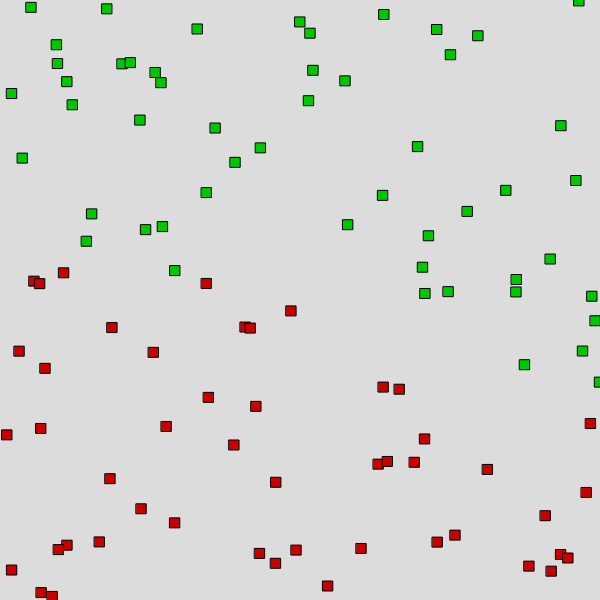
Frame 1 (no input)
Frame 2 (the mouse pressed at the canvas centre, redrawn once): identical to frame 1, image omitted

The p5.js sketch that drew this single still picture (run headless with seeded random() and noise() and a simulated clock; the mouse was pressed at the canvas centre and the sketch redrawn once):

// p5.js sketch
// ── sketch.js
let data;

function setup() {
  createCanvas(600, 600);
  rectMode(CENTER);
  textSize(30);
  noLoop();
  data = cleanData();
  
}

function draw() {
  background(220);
  data.forEach(([x,y,c]) => {
    fill(0,200,0);
    if (c > 0) fill(200,0,0);
    rect(x,y,10);
  });
}

function cleanData() {
  return locations.map(loc => {
    return [
      map(loc.lat, -90, 90, 0, width),
      map(loc.long, -180, 180, 0, height),
      loc.cases
    ]
  });
}


// ── data.js
let locations = [{
  "cases": 10,
  "lat": 41.207,
  "long": 145.267
}, {
  "cases": 0,
  "lat": -43.398,
  "long": -136.497
}, {
  "cases": 11,
  "lat": -69.863,
  "long": 147.117
}, {
  "cases": 10,
  "lat": 78.239,
  "long": 152.717
}, {
  "cases": 0,
  "lat": 61.799,
  "long": -65.776
}, {
  "cases": 18,
  "lat": 75.405,
  "long": 162.707
}, {
  "cases": 0,
  "lat": 3.044,
  "long": -160.078
}, {
  "cases": 15,
  "lat": -37.557,
  "long": 133.72
}, {
  "cases": 0,
  "lat": 2.599,
  "long": -119.571
}, {
  "cases": 0,
  "lat": -30.783,
  "long": -162.614
}, {
  "cases": 19,
  "lat": -79.763,
  "long": -11.315
}, {
  "cases": 15,
  "lat": -74.301,
  "long": 177.862
}, {
  "cases": 4,
  "lat": -40.114,
  "long": 75.877
}, {
  "cases": 14,
  "lat": -76.452,
  "long": 41
}, {
  "cases": 0,
  "lat": -0.009,
  "long": -166.838
}, {
  "cases": 0,
  "lat": -53.331,
  "long": -141.699
}, {
  "cases": 7,
  "lat": -13.188,
  "long": 63.814
}, {
  "cases": 14,
  "lat": -2.671,
  "long": 6.545
}, {
  "cases": 0,
  "lat": -72.705,
  "long": -141.891
}, {
  "cases": 0,
  "lat": 13.556,
  "long": -131.489
}, {
  "cases": 13,
  "lat": -19.786,
  "long": 86.999
}, {
  "cases": 14,
  "lat": -7.31,
  "long": 157.976
}, {
  "cases": 8,
  "lat": -77.606,
  "long": 175.551
}, {
  "cases": 0,
  "lat": 64.923,
  "long": -12.298
}, {
  "cases": 0,
  "lat": -69.898,
  "long": -130.991
}, {
  "cases": 0,
  "lat": 44.48,
  "long": -5.008
}, {
  "cases": 16,
  "lat": -70.87,
  "long": -16.306
}, {
  "cases": 9,
  "lat": -84.23,
  "long": 30.698
}, {
  "cases": 10,
  "lat": 87.182,
  "long": 74.136
}, {
  "cases": 13,
  "lat": 23.508,
  "long": 98.487
}, {
  "cases": 0,
  "lat": -41.654,
  "long": -130.379
}, {
  "cases": 0,
  "lat": 78.324,
  "long": -104.58
}, {
  "cases": 0,
  "lat": 37.526,
  "long": -3.913
}, {
  "cases": 15,
  "lat": -78.06,
  "long": -9.823
}, {
  "cases": 0,
  "lat": -19.438,
  "long": -82.589
}, {
  "cases": 0,
  "lat": -62.448,
  "long": -51.67
}, {
  "cases": 0,
  "lat": 84.807,
  "long": 30.618
}, {
  "cases": 0,
  "lat": 82.82,
  "long": -71.7
}, {
  "cases": 0,
  "lat": 45.194,
  "long": -147.141
}, {
  "cases": 19,
  "lat": -12.11,
  "long": 152.036
}, {
  "cases": 0,
  "lat": 67.394,
  "long": 38.835
}, {
  "cases": 0,
  "lat": 87.596,
  "long": -2.251
}, {
  "cases": 0,
  "lat": 75.11,
  "long": -24.589
}, {
  "cases": 13,
  "lat": -77.724,
  "long": 77.076
}, {
  "cases": 11,
  "lat": -87.907,
  "long": 80.916
}, {
  "cases": 6,
  "lat": -56.377,
  "long": 16.547
}, {
  "cases": 8,
  "lat": 37.421,
  "long": 83.378
}, {
  "cases": 10,
  "lat": -1.142,
  "long": 150.054
}, {
  "cases": 0,
  "lat": 83.705,
  "long": -179.457
}, {
  "cases": 8,
  "lat": -47.634,
  "long": 125.271
}, {
  "cases": 0,
  "lat": 50.211,
  "long": -53.141
}, {
  "cases": 13,
  "lat": -86.464,
  "long": 162.022
}, {
  "cases": 0,
  "lat": -68.251,
  "long": -117.133
}, {
  "cases": 0,
  "lat": 88.585,
  "long": 12.457
}, {
  "cases": 16,
  "lat": -28.067,
  "long": -9.939
}, {
  "cases": 0,
  "lat": -46.272,
  "long": -42.223
}, {
  "cases": 0,
  "lat": -25.405,
  "long": -103.172
}, {
  "cases": 2,
  "lat": 68.727,
  "long": 159.677
}, {
  "cases": 13,
  "lat": -43.961,
  "long": 31.406
}, {
  "cases": 0,
  "lat": -50.854,
  "long": -142.417
}, {
  "cases": 1,
  "lat": -60.166,
  "long": 145.146
}, {
  "cases": 1,
  "lat": 56.259,
  "long": 101.654
}, {
  "cases": 0,
  "lat": 53.417,
  "long": -158.545
}, {
  "cases": 0,
  "lat": -73.024,
  "long": -153.167
}, {
  "cases": 0,
  "lat": -80.661,
  "long": -175.589
}, {
  "cases": 4,
  "lat": 34.336,
  "long": 97.365
}, {
  "cases": 0,
  "lat": -64.037,
  "long": -35.259
}, {
  "cases": 19,
  "lat": -72.44,
  "long": 149.765
}, {
  "cases": 17,
  "lat": 29.815,
  "long": 53.522
}, {
  "cases": 0,
  "lat": -37.512,
  "long": -17.643
}, {
  "cases": 17,
  "lat": 26.253,
  "long": 96.889
}, {
  "cases": 0,
  "lat": 41.067,
  "long": -162.306
}, {
  "cases": 13,
  "lat": -56.967,
  "long": 107.214
}, {
  "cases": 3,
  "lat": 73.612,
  "long": 129.425
}, {
  "cases": 0,
  "lat": 35.332,
  "long": -92.027
}, {
  "cases": 0,
  "lat": -41.221,
  "long": -44.04
}, {
  "cases": 6,
  "lat": 24.993,
  "long": 52.253
}, {
  "cases": 0,
  "lat": -28.068,
  "long": -64.442
}, {
  "cases": 2,
  "lat": 8.342,
  "long": 171.601
}, {
  "cases": 3,
  "lat": 46.548,
  "long": 141.071
}, {
  "cases": 2,
  "lat": 85.91,
  "long": 115.477
}, {
  "cases": 0,
  "lat": -57.911,
  "long": -174.701
}, {
  "cases": 0,
  "lat": 89.918,
  "long": 49.283
}, {
  "cases": 0,
  "lat": 64.839,
  "long": -4.836
}, {
  "cases": 3,
  "lat": 18.36,
  "long": 149.086
}, {
  "cases": 8,
  "lat": -16.423,
  "long": 16.229
}, {
  "cases": 0,
  "lat": 25.201,
  "long": -171.295
}, {
  "cases": 0,
  "lat": -47.978,
  "long": -107.964
}, {
  "cases": 18,
  "lat": 80.408,
  "long": 154.807
}, {
  "cases": 0,
  "lat": 3.942,
  "long": -137.812
}, {
  "cases": 2,
  "lat": -27.437,
  "long": 58.421
}, {
  "cases": 10,
  "lat": -7.223,
  "long": 109.368
}, {
  "cases": 0,
  "lat": 36.805,
  "long": -19.687
}, {
  "cases": 0,
  "lat": -11.835,
  "long": -91.289
}, {
  "cases": 7,
  "lat": -14.879,
  "long": 16.849
}, {
  "cases": 0,
  "lat": 14.358,
  "long": -45.175
}, {
  "cases": 0,
  "lat": -83.262,
  "long": -85.138
}, {
  "cases": 0,
  "lat": 38.595,
  "long": -38.535
}, {
  "cases": 0,
  "lat": -86.493,
  "long": -123.88
}, {
  "cases": 0,
  "lat": 24.829,
  "long": -62.781
}];
// ── neural.js
class NeuralNet {
  constructor() {
    this.learningRate = 0.01;
    this.weights = [random(),random(),random()];
  }  
  train(x,y,label) {
    let guess = classify(x,y);
    let error = guess - label;
    for (let i = 0; i < this.weights.length; i++) {
	  this.weights[i] *= error * this.learningRate;
    }
  }
  activation(num) {
    return num < 0 ? -1 : 1;
  }
  classify(x,y) {
    let sum = 0;
    let inputs = [x,y,1];
    for (let i = 0; i < this.weights.length; i++) {
	  sum += inputs[i] * this.weights[i];
    }
    return activation(sum);
  }
}
